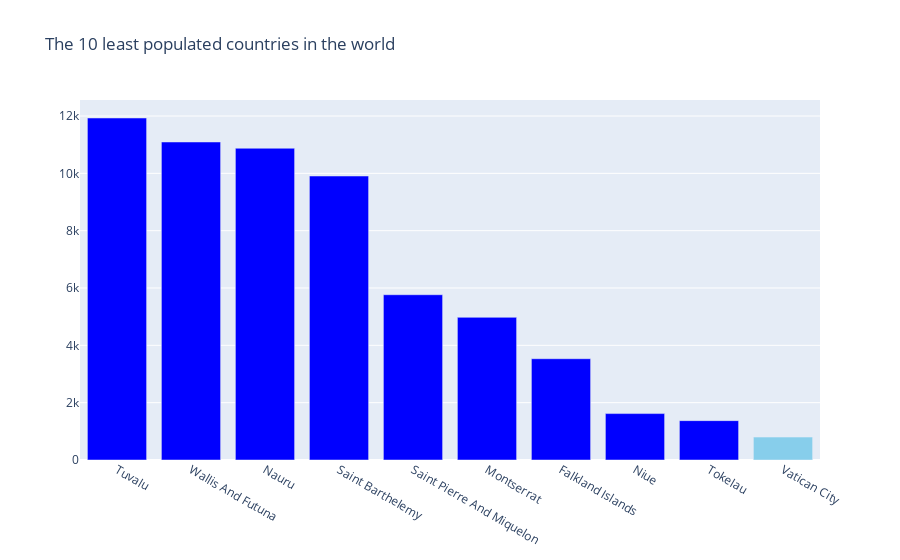

The notebook cell this image was saved under:
### Markdown cell above
Como podemos ver China es el país más poblado, pero si nos fijamos en la imagen de arriba podemos ver que la mayoría de la gente vive en la zona de Oriente Medio. Creo que es así porque en la parte occidental de China hace mucho frío ya que está cerca de las montañas del Himalaya, por lo que los pueblos antiguos se asentaron en el este, por lo que las ciudades más grandes de China, como la capital, Beijing, están cerca de la costa.

### Code cell
colors = ['blue'] * 10
colors[9] = 'skyblue'

fig = go.Figure(data=[go.Bar(
    x= least_10_country_pop['country'],
    y= least_10_country_pop['2021_last_updated'],
    marker_color=colors # marker color can be a single color value or an iterable
)])
fig.update_layout(title_text='The 10 least populated countries in the world ')

### Figure 1 — Plotly figure (JSON) as saved in the notebook; plotly's stock layout.template omitted (floating-point values rounded to 4 significant figures)
{"data": [{"marker": {"color": ["blue", "blue", "blue", "blue", "blue", "blue", "blue", "blue", "blue", "skyblue"]}, "type": "bar", "x": ["Tuvalu", "Wallis And Futuna", "Nauru", "Saint Barthelemy", "Saint Pierre And Miquelon", "Montserrat", "Falkland Islands", "Niue", "Tokelau", "Vatican City"], "y": [11931, 11094, 10876, 9907, 5766, 4977, 3533, 1619, 1373, 800]}], "layout": {"title": {"text": "The 10 least populated countries in the world "}}}
